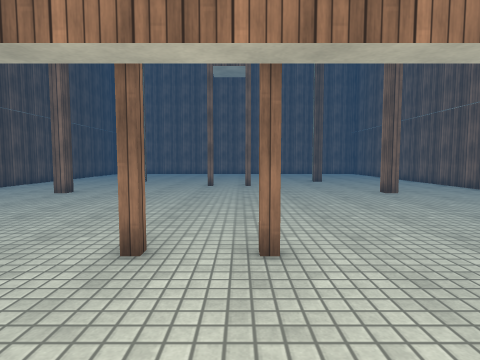
view 1 (above)

17 first-person views from a walk through a 3-D level made in the Unity game engine. The camera is 1.2 m above the floor, tilts 4° down and sees 80° across. The floor is counted in squares, 1 m on a side. Each view is taken from the middle of a square. On the plan, view 1 faces up. The plan holds only what a view shows up to about 13 squares ahead; the rest is blank. The place goes on beyond the plan. The player character is not drawn. Surface patterns are stand-ins for the level's own textures.

view 2
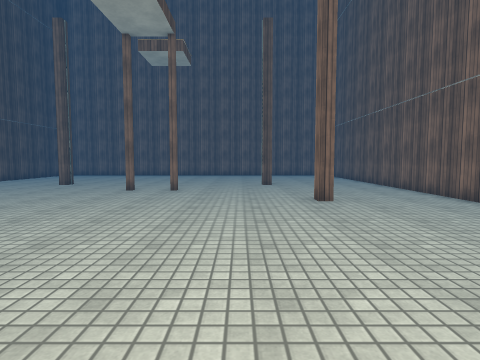

view 3
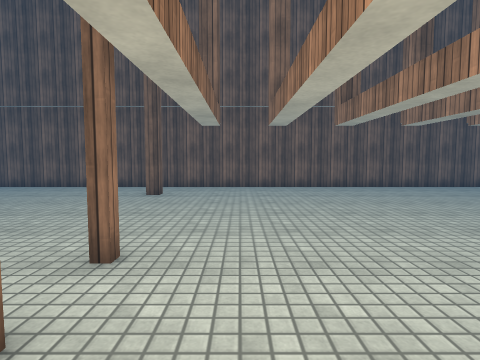

view 4
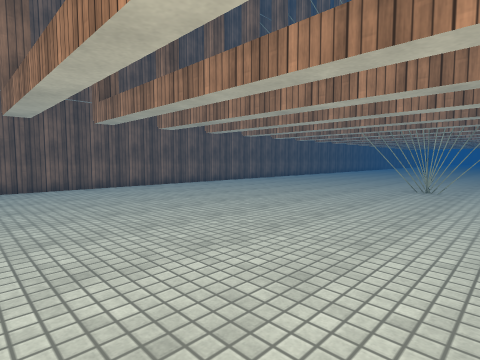

view 5
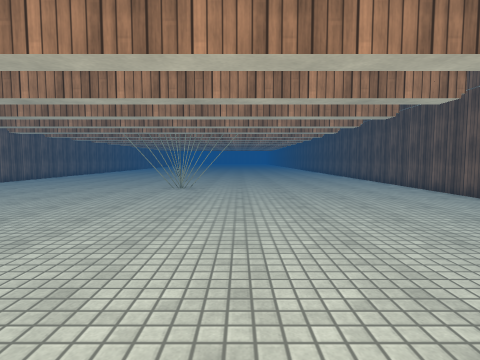

view 6
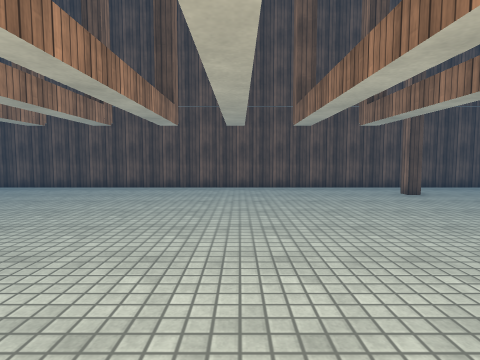

view 7
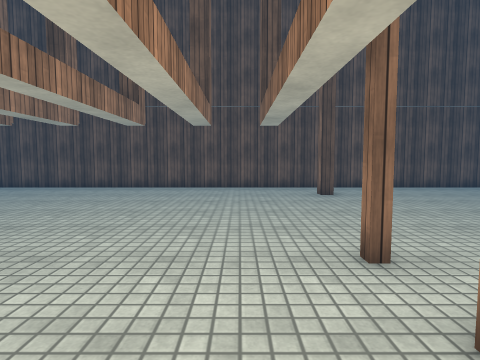

view 8
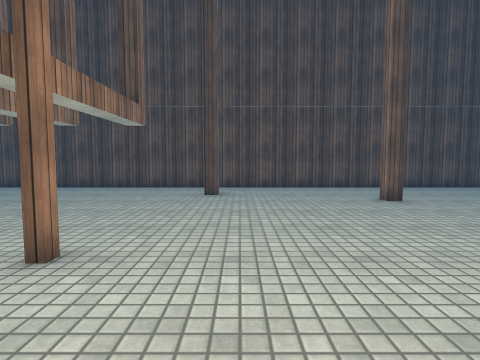

view 9
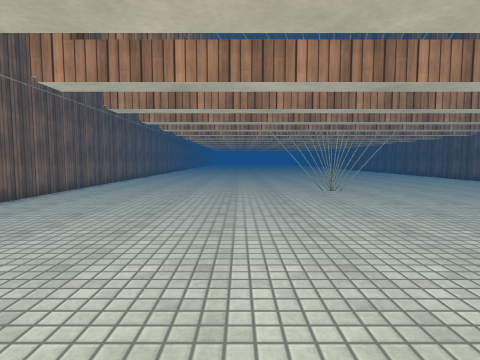

view 10
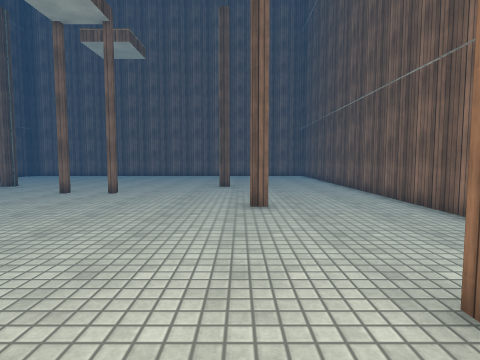

view 11
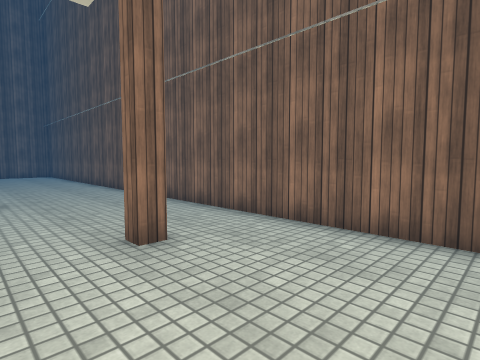

view 12
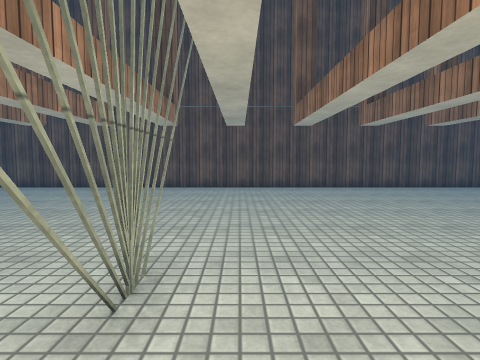

view 13
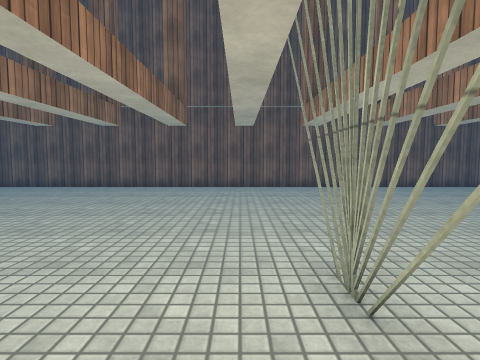

view 14
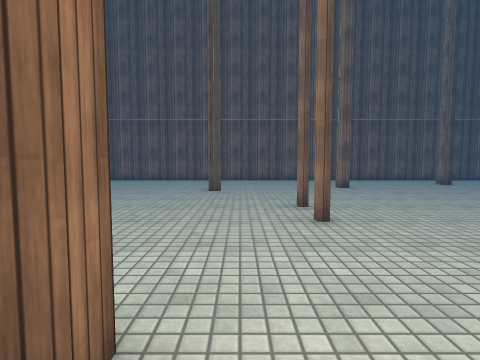

view 15
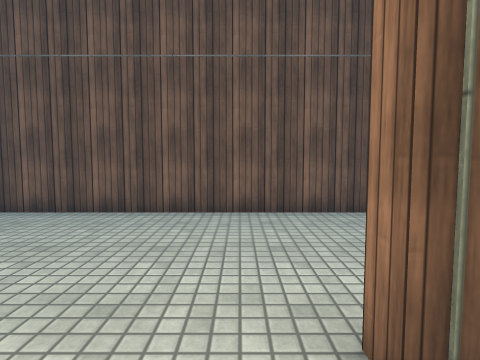

view 16
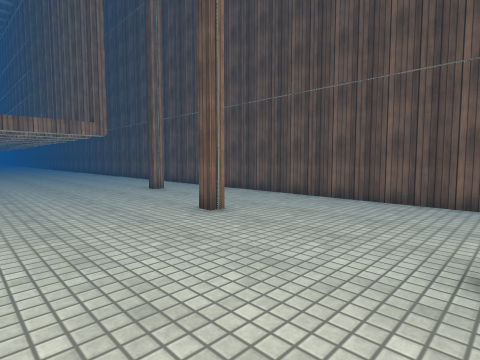

view 17
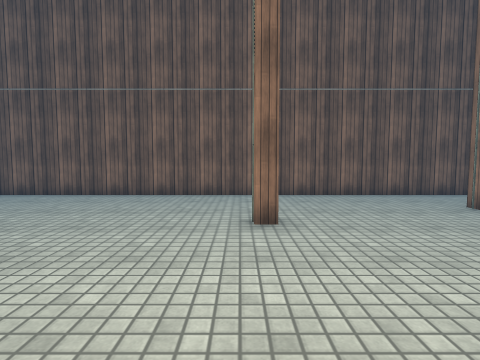

### Floor plan
Key: @ floor where view 1 was taken; # wall or solid block; x gap in a wall; . floor.
Columns run from 11 left of view 1 to 10 right of it. Each row starts with its distance up from view 1.
 16 #....##........#.....#
 15 #....................#
 14 #....................#
 13 #....................#
 12 #....................#
 11 #....................#
 10 #....#...........#...#
  9 #....................#
  8 #....................#
  7 #....................#
  6 #....................#
  5 #..#..............#..#
  4 #....................#
  3 #....................#
  2 #....................#
  1 #....................#
  0 #..........@.........#
 -1 #....................#
 -2 #....................#
 -3 #....................#
 -4 #....................#
 -5 #....................#
 -6 #....................#
 -7 #....................#
 -8 #....................#
 -9 #....................#
-10 #........#xx#........#
-11 #....................#
-12 #....................#

Positions as (right, up) in squares from view 1, and headings:
1: (0, 0), facing up
2: (3, 2), facing up
3: (-3, 2), facing right
4: (-3, 2), facing down-right
5: (-3, 2), facing down
6: (2, -1), facing left
7: (2, 2), facing left
8: (2, 6), facing left
9: (3, 1), facing down
10: (5, 3), facing up
11: (5, 1), facing up-right
12: (2, -9), facing left
13: (-3, -9), facing right
14: (-7, 15), facing right
15: (-4, 15), facing left
16: (-2, 16), facing down-left
17: (0, 11), facing right
